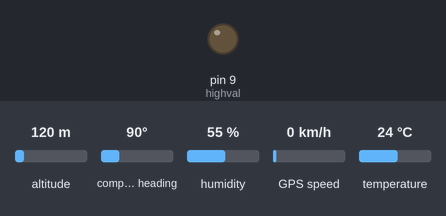
The sketch below on a simulated Arduino Uno, built with avr-gcc and run on an emulated ATmega328P. On the bench: output pins drawn as LEDs (lit = HIGH). Dashed ring = blinking. Inputs (shaded band) come from the test bench; at power-on: temperature 24 °C, compass heading 90°, GPS speed 0 km/h, altitude 120 m, humidity 55 %. The GPS gets a fix after 3 s at 37.7749, -122.4194 with 8 satellites; what the sketch prints to the serial monitor is not drawn.

Above: at 0.1 s.
At 11.04 s:
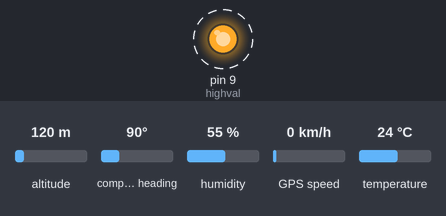
11.6 s: temperature set to 11 °C
15.9 s: temperature set to 8 °C
19.8 s: compass heading set to 11°
23.3 s: compass heading set to 8°
27.6 s: GPS speed set to 60 km/h
Timing chart, 0 to 32.9 s (numbered marks = the images above; inputs shaded):
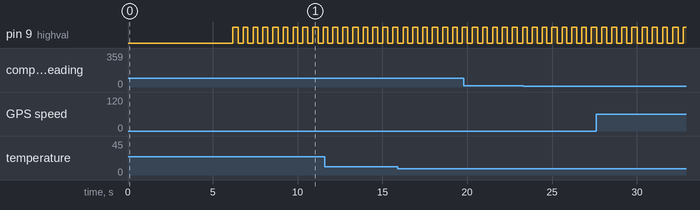

Measured:
- by itself, pin 9 (highval): alternates HIGH for 0.28 s and LOW for 0.30 s

The sketch:

testing_set.ino
```cpp
#include <ArduinoJson.h>
#include <Adafruit_GPS.h>
#include <SoftwareSerial.h>
#include "dht.h"
#define dht_apin A0 // Analog Pin sensor is connected to

dht DHT;
int highval = 9;

// Connect the GPS TX (transmit) pin to Digital 8
// Connect the GPS RX (receive) pin to Digital 7
SoftwareSerial mySerial(7, 8);
Adafruit_GPS GPS(&mySerial);
// Set GPSECHO to 'false' to turn off echoing the GPS data to the Serial console
// Set to 'true' if you want to debug and listen to the raw GPS sentences
#define GPSECHO  false

void setup()
{
  // connect at 115200 so we can read the GPS fast enough and echo without dropping chars
  // also spit it out
  Serial.begin(115200);
  delay(5000);
  // 9600 NMEA is the default baud rate for Adafruit MTK GPS's- some use 4800
  GPS.begin(9600);
  GPS.sendCommand(PMTK_SET_NMEA_OUTPUT_RMCGGA);

  // Set the update rate
  GPS.sendCommand(PMTK_SET_NMEA_UPDATE_1HZ);   // 1 Hz update rate

  // Request updates on antenna status, comment out to keep quiet
  GPS.sendCommand(PGCMD_ANTENNA);

  delay(1000);
  // Ask for firmware version
  mySerial.println(PMTK_Q_RELEASE);

  Serial.begin(4800);
  Serial.println("C");
  delay(3);
  Serial.print("MW1AW\r\n");               //SET YOUR CALLSIGN HERE, HERE YOU SEE W1AW
  delay(10);
  Serial.print("PWIDE1-1,WIDE2-1\r\n");    //SET DIGIPATH HERE
  delay(10);
  pinMode(highval, OUTPUT);
}

uint32_t timer = millis();
void loop()                     // run over and over again
{
  char c = GPS.read();
  DHT.read11(dht_apin);

  if (GPS.newNMEAreceived()) {
    if (!GPS.parse(GPS.lastNMEA()))
      return;
  }

  if (timer > millis())
    timer = millis();
  String date_time;

  if (millis() - timer > 2000) {
    timer = millis(); // reset the timer

    date_time.concat("20");
    date_time.concat(GPS.year); date_time.concat('-');
    date_time.concat(GPS.month); date_time.concat('-');
    date_time.concat(GPS.day);
    date_time.concat(" ");

    if (GPS.hour < 10) {
      date_time.concat("0");
    }
    date_time.concat(GPS.hour);
    date_time.concat(":");

    if (GPS.minute < 10) {
      date_time.concat("0");
    }
    date_time.concat(GPS.minute);
    date_time.concat(":");

    if (GPS.seconds < 10) {
      date_time.concat("0");
    }
    date_time.concat(GPS.seconds);
  }

  StaticJsonDocument<200> doc;

  doc["id"] = "test01";
  doc["temperature"] = DHT.temperature;
  doc["humidity"] = DHT.humidity;
  doc["date_time"] = date_time;
  doc["longitude"] = GPS.longitude;
  doc["latitude"] = GPS.latitude;
  doc["satellites"] = (int)GPS.satellites;
  doc["gps_speed"] = GPS.speed;
//  serializeJsonPretty(doc, Serial);
  Serial.print("Location: ");
  Serial.print(GPS.latitude, 4); Serial.print(GPS.lat);
  Serial.print(", ");
  Serial.print(GPS.longitude, 4); Serial.println(GPS.lon);

  Serial.print("Speed (knots): "); Serial.println(GPS.speed);
  Serial.print("Angle: "); Serial.println(GPS.angle);
  Serial.print("Altitude: "); Serial.println(GPS.altitude);
  Serial.print("Satellites: "); Serial.println((int)GPS.satellites);

  Serial.println("C");
  delay(10);
  Serial.print("W");
  Serial.println("transmit data");
// trasmit
  digitalWrite(highval, HIGH);
  Serial.print("!");
  serializeJson(doc, Serial);
  Serial.print("\r\n");
  digitalWrite(highval, LOW);
  Serial.println("C");
  delay(10);
  Serial.print("W");
  Serial.println("data transmitted");
  delay(10);
}
```
